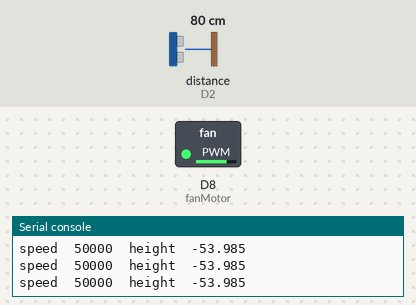
Simulated run of this program. Board: CircuitPython board. On the bench: switched loads named in the program (green lamp = pin HIGH), the last lines printed to the serial console. Inputs (shaded band) come from the test bench; at power-on: distance to the obstacle (sensor on D2) 80 cm. The echo pulse lasts 58.3 µs per cm.

Above: at 1.2 s.
1.3 s: distance to the obstacle (sensor on D2) set to 2 cm
At 1.7 s:
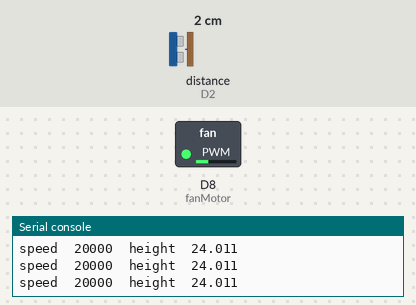
2.8 s: distance to the obstacle (sensor on D2) set to 18 cm
At 3.6 s:
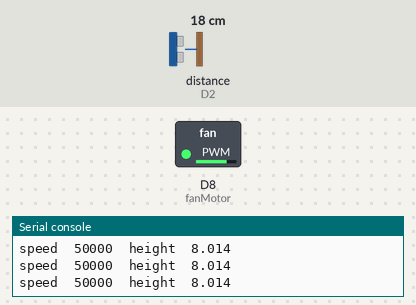
4.4 s: distance to the obstacle (sensor on D2) set to 12 cm
At 5.0 s:
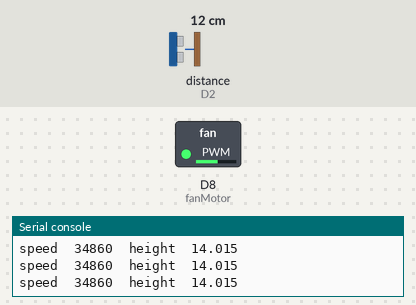
6.0 s: distance to the obstacle (sensor on D2) set to 4 cm
At 7.2 s:
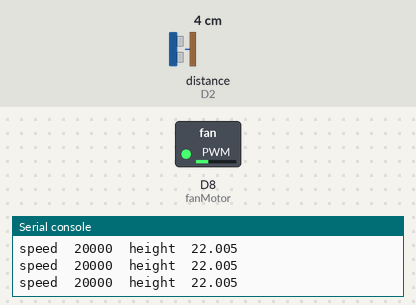
Timing chart, 0 to 8.5 s (numbered marks = the images above; inputs shaded):
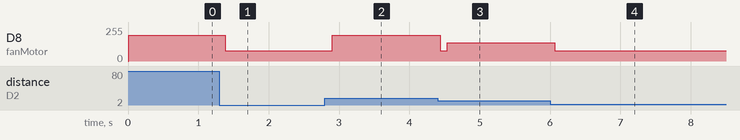

Measured:
- after the input at 1.3 s, D8 (fanMotor): 195/255 → 78/255 after 0.08 s
- after the input at 2.8 s, D8 (fanMotor): 78/255 → 195/255 after 0.10 s
- after the input at 4.4 s, D8 (fanMotor): 195/255 → 78/255 at once, → 136/255 0.10 s later
- after the input at 6.0 s, D8 (fanMotor): 136/255 → 78/255 after 0.07 s

The program:

ball_levitation.py
```python
import board
import adafruit_hcsr04
from PID_CPY import PID
import pwmio
import time

pid = PID(15000,1.0,4750)
pid.setpoint = 15.00
pid.output_limits = (20000.00,50000.00)

fanMotor = pwmio.PWMOut(board.D8,duty_cycle = 65535) # fanfanMotor
fanMotor.duty_cycle = 0

dist = adafruit_hcsr04.HCSR04(trigger_pin = board.D3, echo_pin = board.D2)

while True:
    try:
        height = 26 - dist.distance
        speed = int(pid(height))
        fanMotor.duty_cycle = speed
        print("speed ", speed, " height ", height,)
    except RuntimeError:
        print("retry")
    time.sleep(.1)
```

PID_CPY.py
```python
import time


def _clamp(value, limits):
    lower, upper = limits
    if value is None:
        return None
    elif (upper is not None) and (value > upper):
        return upper
    elif (lower is not None) and (value < lower):
        return lower
    return value


try:
    scale = 1e9
    def _to_s():
        return time.monotonic_ns()/scale
    # Get monotonic time to ensure that time deltas are always positive
    _current_time = _to_s
except AttributeError:
    # time.monotonic() not available (using python < 3.3), fallback to time.time()
    _current_time = time.monotonic
    print('time.monotonic_ns() not available, reverting to time.monotonic()')


class PID(object):
    """A simple PID controller."""

    def __init__(
        self,
        Kp=1.0,
        Ki=0.0,
        Kd=0.0,
        setpoint=0,
        sample_time=0.01,
        output_limits=(None, None),
        auto_mode=True,
        proportional_on_measurement=False,
        error_map=None,
        integral_in_band = (None,None)
    ):
        """
        Initialize a new PID controller.

        :param Kp: The value for the proportional gain Kp
        :param Ki: The value for the integral gain Ki
        :param Kd: The value for the derivative gain Kd
        :param setpoint: The initial setpoint that the PID will try to achieve
        :param sample_time: The time in seconds which the controller should wait before generating
            a new output value. The PID works best when it is constantly called (eg. during a
            loop), but with a sample time set so that the time difference between each update is
            (close to) constant. If set to None, the PID will compute a new output value every time
            it is called.
        :param output_limits: The initial output limits to use, given as an iterable with 2
            elements, for example: (lower, upper). The output will never go below the lower limit
            or above the upper limit. Either of the limits can also be set to None to have no limit
            in that direction. Setting output limits also avoids integral windup, since the
            integral term will never be allowed to grow outside of the limits.
        :param auto_mode: Whether the controller should be enabled (auto mode) or not (manual mode)
        :param proportional_on_measurement: Whether the proportional term should be calculated on
            the input directly rather than on the error (which is the traditional way). Using
            proportional-on-measurement avoids overshoot for some types of systems.
        :param error_map: Function to transform the error value in another constrained value.
        :param integral_in_band: Limits on the error value for which the integral term is calculated, in units of the setpoint (ie: degrees C, psi, etc)
            Useful for preventing integral windup. Integral term will only be calculated if the error value is above the min value and below the max value
        """
        self.Kp, self.Ki, self.Kd = Kp, Ki, Kd
        self.setpoint = setpoint
        self.sample_time = sample_time

        self._min_output, self._max_output = None, None
        self._integral_band_min, self._integral_band_max = None,None
        self._auto_mode = auto_mode
        self.proportional_on_measurement = proportional_on_measurement
        self.error_map = error_map

        self._proportional = 0
        self._integral = 0
        self._derivative = 0
        self.error = 0

        self._last_time = None
        self._last_output = None
        self._last_input = None

        self.output_limits = output_limits
        self.integral_in_band = integral_in_band
        self.reset()

    def __call__(self, input_, dt=None):
        """
        Update the PID controller.

        Call the PID controller with *input_* and calculate and return a control output if
        sample_time seconds has passed since the last update. If no new output is calculated,
        return the previous output instead (or None if no value has been calculated yet).

        :param dt: If set, uses this value for timestep instead of real time. This can be used in
            simulations when simulation time is different from real time.
        """
        if not self.auto_mode:
            return self._last_output

        now = _current_time()
        if dt is None:
            dt = now - self._last_time if (now - self._last_time) else 1e-16
        elif dt <= 0:
            raise ValueError('dt has negative value {}, must be positive'.format(dt))

        if self.sample_time is not None and dt < self.sample_time and self._last_output is not None:
            # Only update every sample_time seconds
            return self._last_output

        # Compute error terms
        self.error = self.setpoint - input_
        d_input = input_ - (self._last_input if (self._last_input is not None) else input_)

        # Check if must map the error
        if self.error_map is not None:
            self.error = self.error_map(self.error)


        # Compute the proportional term
        if not self.proportional_on_measurement:
            # Regular proportional-on-error, simply set the proportional term
            self._proportional = self.Kp * self.error
        else:
            # Add the proportional error on measurement to error_sum
            self._proportional -= self.Kp * d_input

        # Compute integral and derivative terms
        self._integral += self.Ki * self.error * dt
        self._integral = _clamp(self._integral, self.output_limits)  # Avoid integral windup

        if None not in (self._integral_band_min, self._integral_band_max):
            if self._integral_band_min < self.error < self._integral_band_max:
                pass
            else:
                self._integral = 0

        self._derivative = -self.Kd * d_input / dt

        # Compute final output
        output = self._proportional + self._integral + self._derivative
        output = _clamp(output, self.output_limits)

        # Keep track of state
        self._last_output = output
        self._last_input = input_
        self._last_time = now

        return output

    def __repr__(self):
        return (
            '{self.__class__.__name__}('
            'Kp={self.Kp!r}, Ki={self.Ki!r}, Kd={self.Kd!r}, '
            'setpoint={self.setpoint!r}, sample_time={self.sample_time!r}, '
            'output_limits={self.output_limits!r}, auto_mode={self.auto_mode!r}, '
            'proportional_on_measurement={self.proportional_on_measurement!r},'
            'error_map={self.error_map!r}'
            ')'
        ).format(self=self)

    @property
    def components(self):
        """
        The P-, I- and D-terms from the last computation as separate components as a tuple. Useful
        for visualizing what the controller is doing or when tuning hard-to-tune systems.
        """
        return self._proportional, self._integral, self._derivative

    @property
    def tunings(self):
        """The tunings used by the controller as a tuple: (Kp, Ki, Kd)."""
        return self.Kp, self.Ki, self.Kd

    @tunings.setter
    def tunings(self, tunings):
        """Set the PID tunings."""
        self.Kp, self.Ki, self.Kd = tunings

    @property
    def auto_mode(self):
        """Whether the controller is currently enabled (in auto mode) or not."""
        return self._auto_mode

    @auto_mode.setter
    def auto_mode(self, enabled):
        """Enable or disable the PID controller."""
        self.set_auto_mode(enabled)

    def set_auto_mode(self, enabled, last_output=None):
        """
        Enable or disable the PID controller, optionally setting the last output value.

        This is useful if some system has been manually controlled and if the PID should take over.
        In that case, disable the PID by setting auto mode to False and later when the PID should
        be turned back on, pass the last output variable (the control variable) and it will be set
        as the starting I-term when the PID is set to auto mode.

        :param enabled: Whether auto mode should be enabled, True or False
        :param last_output: The last output, or the control variable, that the PID should start
            from when going from manual mode to auto mode. Has no effect if the PID is already in
            auto mode.
        """
        if enabled and not self._auto_mode:
            # Switching from manual mode to auto, reset
            self.reset()

            self._integral = last_output if (last_output is not None) else 0
            self._integral = _clamp(self._integral, self.output_limits)

        self._auto_mode = enabled

    @property
    def output_limits(self):
        """
        The current output limits as a 2-tuple: (lower, upper).

        See also the *output_limits* parameter in :meth:`PID.__init__`.
        """
        return self._min_output, self._max_output

    @output_limits.setter
    def output_limits(self, limits):
        """Set the output limits."""
        if limits is None:
            self._min_output, self._max_output = None, None
            return

        min_output, max_output = limits

        if (None not in limits) and (max_output < min_output):
            raise ValueError('lower limit must be less than upper limit')

        self._min_output = min_output
        self._max_output = max_output

        self._integral = _clamp(self._integral, self.output_limits)
        self._last_output = _clamp(self._last_output, self.output_limits)

    @property
    def integral_in_band(self):
        """
        The current band in which the integral term is calculated, as a 2-tuple: (lower, upper).

        See also the *integral_in_band* parameter in :meth:`PID.__init__`.
        """
        return self._integral_band_min, self._integral_band_max

    @integral_in_band.setter
    def integral_in_band(self, limits):
        """Set the integral band limits."""
        if limits is None:
            self._integral_band_min, self._integral_band_max = None,None
            return

        min_band, max_band = limits

        if (None not in limits) and (max_band < min_band):
            raise ValueError('lower limit must be less than upper limit')

        self._integral_band_min = min_band
        self._integral_band_max = max_band

        if None not in (self._integral_band_min, self._integral_band_max):
            if self._integral_band_min < self.error < self._integral_band_max:
                pass
            else:
                self._integral = 0

    def reset(self):
        """
        Reset the PID controller internals.

        This sets each term to 0 as well as clearing the integral, the last output and the last
        input (derivative calculation).
        """
        self._proportional = 0
        self._integral = 0
        self._derivative = 0

        self._integral = _clamp(self._integral, self.output_limits)

        self._last_time = _current_time()
        self._last_output = None
        self._last_input = None
```
